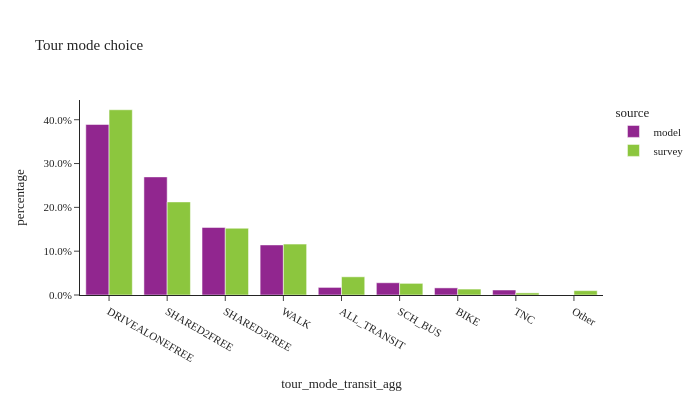
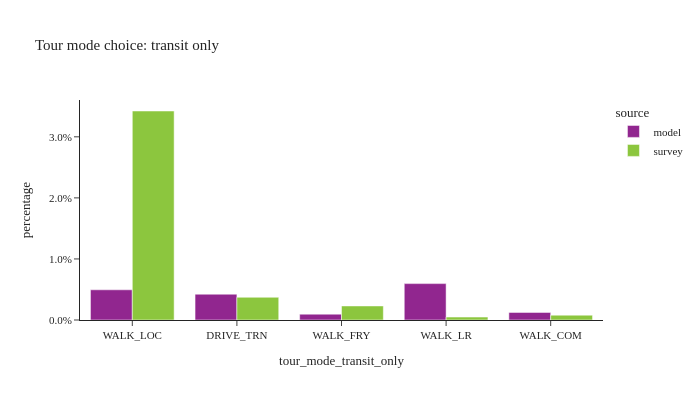

Notebook cell for these charts, in order:
### Code cell
util.plot_share_barchart(tour_data, 'tour_weight', 'tour_mode_transit_agg', title="Tour mode choice")
util.plot_share_barchart(tour_data, 'tour_weight', 'tour_mode_transit_only', title="Tour mode choice: transit only", dropna=False)

### Figure 1 — Plotly figure (JSON) as saved in the notebook; plotly's stock layout.template omitted (floating-point values rounded to 4 significant figures)
{"data": [{"alignmentgroup": "True", "customdata": [[1945000.0, 1945000.0], [1347000.0, 1347000.0], [770500.0, 770500.0], [571100.0, 571100.0], [86620.0, 86620.0], [139600.0, 139600.0], [81100.0, 81100.0], [57070.0, 57070.0]], "hovertemplate": "source=model<br>tour_mode_transit_agg=%{x}<br>percentage=%{y}<br>weighted_sum=%{customdata[0]}<br>sample_size=%{customdata[1]}<extra></extra>", "legendgroup": "model", "marker": {"color": "#91268F", "pattern": {"shape": ""}}, "name": "model", "offsetgroup": "model", "orientation": "v", "showlegend": true, "textposition": "auto", "type": "bar", "x": ["DRIVEALONEFREE", "SHARED2FREE", "SHARED3FREE", "WALK", "ALL_TRANSIT", "SCH_BUS", "BIKE", "TNC"], "xaxis": "x", "y": [0.3891, 0.2695, 0.1542, 0.1143, 0.01733, 0.02793, 0.01623, 0.01142], "yaxis": "y"}, {"alignmentgroup": "True", "customdata": [[1959000.0, 4130.0], [984200.0, 2030.0], [705900.0, 1154.0], [537900.0, 2543.0], [192400.0, 918.0], [123100.0, 152.0], [62750.0, 351.0], [22270.0, 66.0], [46020.0, 132.0]], "hovertemplate": "source=survey<br>tour_mode_transit_agg=%{x}<br>percentage=%{y}<br>weighted_sum=%{customdata[0]}<br>sample_size=%{customdata[1]}<extra></extra>", "legendgroup": "survey", "marker": {"color": "#8CC63E", "pattern": {"shape": ""}}, "name": "survey", "offsetgroup": "survey", "orientation": "v", "showlegend": true, "textposition": "auto", "type": "bar", "x": ["DRIVEALONEFREE", "SHARED2FREE", "SHARED3FREE", "WALK", "ALL_TRANSIT", "SCH_BUS", "BIKE", "TNC", "Other"], "xaxis": "x", "y": [0.4228, 0.2124, 0.1523, 0.1161, 0.04152, 0.02657, 0.01354, 0.004806, 0.009932], "yaxis": "y"}], "layout": {"barmode": "group", "height": 400, "legend": {"title": {"text": "source"}, "tracegroupgap": 0}, "title": {"text": "Tour mode choice"}, "width": 700, "xaxis": {"anchor": "y", "domain": [0.0, 1.0], "title": {"text": "tour_mode_transit_agg"}}, "yaxis": {"anchor": "x", "domain": [0.0, 1.0], "tickformat": ".1%", "title": {"text": "percentage"}}}}

### Figure 2 — Plotly figure (JSON) as saved in the notebook; plotly's stock layout.template omitted (floating-point values rounded to 4 significant figures)
{"data": [{"alignmentgroup": "True", "customdata": [[24730.0, 24730.0], [21120.0, 21120.0], [4778.0, 4778.0], [29790.0, 29790.0], [6215.0, 6215.0]], "hovertemplate": "source=model<br>tour_mode_transit_only=%{x}<br>percentage=%{y}<br>weighted_sum=%{customdata[0]}<br>sample_size=%{customdata[1]}<extra></extra>", "legendgroup": "model", "marker": {"color": "#91268F", "pattern": {"shape": ""}}, "name": "model", "offsetgroup": "model", "orientation": "v", "showlegend": true, "textposition": "auto", "type": "bar", "x": ["WALK_LOC", "DRIVE_TRN", "WALK_FRY", "WALK_LR", "WALK_COM"], "xaxis": "x", "y": [0.004947, 0.004225, 0.0009559, 0.005959, 0.001243], "yaxis": "y"}, {"alignmentgroup": "True", "customdata": [[158600.0, 779.0], [17240.0, 57.0], [10660.0, 14.0], [2223.0, 59.0], [3664.0, 9.0]], "hovertemplate": "source=survey<br>tour_mode_transit_only=%{x}<br>percentage=%{y}<br>weighted_sum=%{customdata[0]}<br>sample_size=%{customdata[1]}<extra></extra>", "legendgroup": "survey", "marker": {"color": "#8CC63E", "pattern": {"shape": ""}}, "name": "survey", "offsetgroup": "survey", "orientation": "v", "showlegend": true, "textposition": "auto", "type": "bar", "x": ["WALK_LOC", "DRIVE_TRN", "WALK_FRY", "WALK_LR", "WALK_COM"], "xaxis": "x", "y": [0.03423, 0.00372, 0.002301, 0.0004798, 0.0007908], "yaxis": "y"}], "layout": {"barmode": "group", "height": 400, "legend": {"title": {"text": "source"}, "tracegroupgap": 0}, "title": {"text": "Tour mode choice: transit only"}, "width": 700, "xaxis": {"anchor": "y", "domain": [0.0, 1.0], "title": {"text": "tour_mode_transit_only"}}, "yaxis": {"anchor": "x", "domain": [0.0, 1.0], "tickformat": ".1%", "title": {"text": "percentage"}}}}
